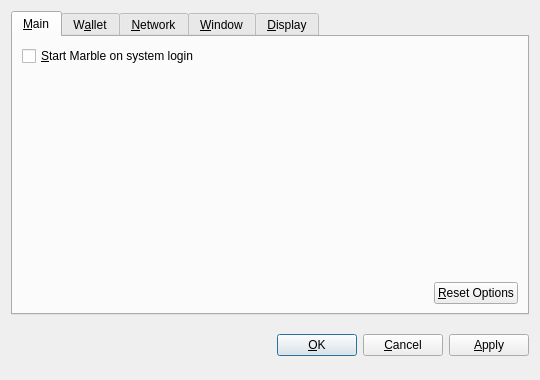
<?xml version="1.0" encoding="UTF-8"?>
<ui version="4.0">
 <class>OptionsDialog</class>
 <widget class="QDialog" name="OptionsDialog">
  <property name="geometry">
   <rect>
    <x>0</x>
    <y>0</y>
    <width>540</width>
    <height>380</height>
   </rect>
  </property>
  <property name="windowTitle">
   <string>Options</string>
  </property>
  <property name="modal">
   <bool>true</bool>
  </property>
  <layout class="QVBoxLayout" name="verticalLayout">
   <item>
    <widget class="QTabWidget" name="tabWidget">
     <property name="tabPosition">
      <enum>QTabWidget::North</enum>
     </property>
     <property name="currentIndex">
      <number>0</number>
     </property>
     <widget class="QWidget" name="tabMain">
      <attribute name="title">
       <string>&amp;Main</string>
      </attribute>
      <layout class="QVBoxLayout" name="verticalLayout_Main">
       <item>
        <widget class="QCheckBox" name="bitcoinAtStartup">
         <property name="toolTip">
          <string>Automatically start Marble after logging in to the system.</string>
         </property>
         <property name="text">
          <string>&amp;Start Marble on system login</string>
         </property>
        </widget>
       </item>
       <item>
        <spacer name="verticalSpacer_Main">
         <property name="orientation">
          <enum>Qt::Vertical</enum>
         </property>
         <property name="sizeHint" stdset="0">
          <size>
           <width>20</width>
           <height>40</height>
          </size>
         </property>
        </spacer>
       </item>
       <item>
        <layout class="QHBoxLayout" name="horizontalLayout_2_Main">
         <item>
          <spacer name="horizontalSpacer_2_Main">
           <property name="orientation">
            <enum>Qt::Horizontal</enum>
           </property>
           <property name="sizeHint" stdset="0">
            <size>
             <width>40</width>
             <height>20</height>
            </size>
           </property>
          </spacer>
         </item>
         <item>
          <widget class="QPushButton" name="resetButton">
           <property name="toolTip">
            <string>Reset all client options to default.</string>
           </property>
           <property name="text">
            <string>&amp;Reset Options</string>
           </property>
           <property name="autoDefault">
            <bool>false</bool>
           </property>
          </widget>
         </item>
        </layout>
       </item>
      </layout>
     </widget>
     <widget class="QWidget" name="tabWallet">
      <attribute name="title">
       <string>W&amp;allet</string>
      </attribute>
      <layout class="QVBoxLayout" name="verticalLayout_Network">
       <item>
        <widget class="QLabel" name="transactionFeeInfoLabel">
         <property name="text">
          <string>Optional transaction fee per kB that helps make sure your transactions are processed quickly. Most transactions are 1 kB.</string>
         </property>
         <property name="textFormat">
          <enum>Qt::PlainText</enum>
         </property>
         <property name="wordWrap">
          <bool>true</bool>
         </property>
        </widget>
       </item>
       <item>
        <layout class="QHBoxLayout" name="horizontalLayout_1_Main">
         <item>
          <widget class="QLabel" name="transactionFeeLabel">
           <property name="text">
            <string>Pay transaction &amp;fee</string>
           </property>
           <property name="textFormat">
            <enum>Qt::PlainText</enum>
           </property>
           <property name="buddy">
            <cstring>transactionFee</cstring>
           </property>
          </widget>
         </item>
         <item>
          <widget class="BitcoinAmountField" name="transactionFee"/>
         </item>
         <item>
          <spacer name="horizontalSpacer_1_Main">
           <property name="orientation">
            <enum>Qt::Horizontal</enum>
           </property>
           <property name="sizeHint" stdset="0">
            <size>
             <width>40</width>
             <height>20</height>
            </size>
           </property>
          </spacer>
         </item>
        </layout>
       </item>
       <item>
        <widget class="QLabel" name="label">
         <property name="text">
          <string>If you disable the spending of unconfirmed change, the change from a transaction cannot be used until that transaction has at least one confirmation. This also affects how your balance is computed.</string>
         </property>
         <property name="wordWrap">
          <bool>true</bool>
         </property>
        </widget>
       </item>
       <item>
        <widget class="QCheckBox" name="spendZeroConfChange">
         <property name="text">
          <string>Spend unconfirmed change  (experts only)</string>
         </property>
        </widget>
       </item>
       <item>
        <spacer name="verticalSpacer">
         <property name="orientation">
          <enum>Qt::Vertical</enum>
         </property>
         <property name="sizeHint" stdset="0">
          <size>
           <width>20</width>
           <height>40</height>
          </size>
         </property>
        </spacer>
       </item>
      </layout>
     </widget>
     <widget class="QWidget" name="tabNetwork">
      <attribute name="title">
       <string>&amp;Network</string>
      </attribute>
      <layout class="QVBoxLayout" name="verticalLayout_Network">
       <item>
        <widget class="QCheckBox" name="mapPortUpnp">
         <property name="toolTip">
          <string>Automatically open the Marble client port on the router. This only works when your router supports UPnP and it is enabled.</string>
         </property>
         <property name="text">
          <string>Map port using &amp;UPnP</string>
         </property>
        </widget>
       </item>
       <item>
        <widget class="QCheckBox" name="connectSocks">
         <property name="toolTip">
          <string>Connect to the Marble network through a SOCKS proxy (e.g. when connecting through Tor).</string>
         </property>
         <property name="text">
          <string>&amp;Connect through SOCKS proxy:</string>
         </property>
        </widget>
       </item>
       <item>
        <layout class="QHBoxLayout" name="horizontalLayout_Network">
         <item>
          <widget class="QLabel" name="proxyIpLabel">
           <property name="text">
            <string>Proxy &amp;IP:</string>
           </property>
           <property name="textFormat">
            <enum>Qt::PlainText</enum>
           </property>
           <property name="buddy">
            <cstring>proxyIp</cstring>
           </property>
          </widget>
         </item>
         <item>
          <widget class="QValidatedLineEdit" name="proxyIp">
           <property name="maximumSize">
            <size>
             <width>140</width>
             <height>16777215</height>
            </size>
           </property>
           <property name="toolTip">
            <string>IP address of the proxy (e.g. 127.0.0.1)</string>
           </property>
          </widget>
         </item>
         <item>
          <widget class="QLabel" name="proxyPortLabel">
           <property name="text">
            <string>&amp;Port:</string>
           </property>
           <property name="textFormat">
            <enum>Qt::PlainText</enum>
           </property>
           <property name="buddy">
            <cstring>proxyPort</cstring>
           </property>
          </widget>
         </item>
         <item>
          <widget class="QLineEdit" name="proxyPort">
           <property name="maximumSize">
            <size>
             <width>55</width>
             <height>16777215</height>
            </size>
           </property>
           <property name="toolTip">
            <string>Port of the proxy (e.g. 9050)</string>
           </property>
          </widget>
         </item>
         <item>
          <widget class="QLabel" name="socksVersionLabel">
           <property name="text">
            <string>SOCKS &amp;Version:</string>
           </property>
           <property name="textFormat">
            <enum>Qt::PlainText</enum>
           </property>
           <property name="buddy">
            <cstring>socksVersion</cstring>
           </property>
          </widget>
         </item>
         <item>
          <widget class="QValueComboBox" name="socksVersion">
           <property name="toolTip">
            <string>SOCKS version of the proxy (e.g. 5)</string>
           </property>
          </widget>
         </item>
         <item>
          <spacer name="horizontalSpacer_Network">
           <property name="orientation">
            <enum>Qt::Horizontal</enum>
           </property>
           <property name="sizeHint" stdset="0">
            <size>
             <width>40</width>
             <height>20</height>
            </size>
           </property>
          </spacer>
         </item>
        </layout>
       </item>
       <item>
        <spacer name="verticalSpacer_Network">
         <property name="orientation">
          <enum>Qt::Vertical</enum>
         </property>
         <property name="sizeHint" stdset="0">
          <size>
           <width>20</width>
           <height>40</height>
          </size>
         </property>
        </spacer>
       </item>
      </layout>
     </widget>
     <widget class="QWidget" name="tabWindow">
      <attribute name="title">
       <string>&amp;Window</string>
      </attribute>
      <layout class="QVBoxLayout" name="verticalLayout_Window">
       <item>
        <widget class="QCheckBox" name="minimizeToTray">
         <property name="toolTip">
          <string>Show only a tray icon after minimizing the window.</string>
         </property>
         <property name="text">
          <string>&amp;Minimize to the tray instead of the taskbar</string>
         </property>
        </widget>
       </item>
       <item>
        <widget class="QCheckBox" name="minimizeOnClose">
         <property name="toolTip">
          <string>Minimize instead of exit the application when the window is closed. When this option is enabled, the application will be closed only after selecting Quit in the menu.</string>
         </property>
         <property name="text">
          <string>M&amp;inimize on close</string>
         </property>
        </widget>
       </item>
       <item>
        <spacer name="verticalSpacer_Window">
         <property name="orientation">
          <enum>Qt::Vertical</enum>
         </property>
         <property name="sizeHint" stdset="0">
          <size>
           <width>20</width>
           <height>40</height>
          </size>
         </property>
        </spacer>
       </item>
      </layout>
     </widget>
     <widget class="QWidget" name="tabDisplay">
      <attribute name="title">
       <string>&amp;Display</string>
      </attribute>
      <layout class="QVBoxLayout" name="verticalLayout_Display">
       <item>
        <layout class="QHBoxLayout" name="horizontalLayout_1_Display">
         <item>
          <widget class="QLabel" name="langLabel">
           <property name="text">
            <string>User Interface &amp;language:</string>
           </property>
           <property name="textFormat">
            <enum>Qt::PlainText</enum>
           </property>
           <property name="buddy">
            <cstring>lang</cstring>
           </property>
          </widget>
         </item>
         <item>
          <widget class="QValueComboBox" name="lang">
           <property name="toolTip">
            <string>The user interface language can be set here. This setting will take effect after restarting Marble.</string>
           </property>
          </widget>
         </item>
        </layout>
       </item>
       <item>
        <layout class="QHBoxLayout" name="horizontalLayout_2_Display">
         <item>
          <widget class="QLabel" name="unitLabel">
           <property name="text">
            <string>&amp;Unit to show amounts in:</string>
           </property>
           <property name="textFormat">
            <enum>Qt::PlainText</enum>
           </property>
           <property name="buddy">
            <cstring>unit</cstring>
           </property>
          </widget>
         </item>
         <item>
          <widget class="QValueComboBox" name="unit">
           <property name="toolTip">
            <string>Choose the default subdivision unit to show in the interface and when sending coins.</string>
           </property>
          </widget>
         </item>
        </layout>
       </item>
       <item>
        <widget class="QCheckBox" name="displayAddresses">
         <property name="toolTip">
          <string>Whether to show Marble addresses in the transaction list or not.</string>
         </property>
         <property name="text">
          <string>&amp;Display addresses in transaction list</string>
         </property>
        </widget>
       </item>
       <item>
        <widget class="QCheckBox" name="coinControlFeatures">
         <property name="toolTip">
          <string>Whether to show coin control features or not.</string>
         </property>
         <property name="text">
          <string>Display coin &amp;control features (experts only!)</string>
         </property>
        </widget>
       </item>
       <item>
        <spacer name="verticalSpacer_Display">
         <property name="orientation">
          <enum>Qt::Vertical</enum>
         </property>
         <property name="sizeHint" stdset="0">
          <size>
           <width>20</width>
           <height>40</height>
          </size>
         </property>
        </spacer>
       </item>
      </layout>
     </widget>
    </widget>
   </item>
   <item>
    <layout class="QHBoxLayout" name="horizontalLayout_Buttons">
     <item>
      <spacer name="horizontalSpacer_1">
       <property name="orientation">
        <enum>Qt::Horizontal</enum>
       </property>
       <property name="sizeHint" stdset="0">
        <size>
         <width>40</width>
         <height>48</height>
        </size>
       </property>
      </spacer>
     </item>
     <item>
      <widget class="QLabel" name="statusLabel">
       <property name="font">
        <font>
         <weight>75</weight>
         <bold>true</bold>
        </font>
       </property>
       <property name="text">
        <string/>
       </property>
       <property name="textFormat">
        <enum>Qt::PlainText</enum>
       </property>
       <property name="wordWrap">
        <bool>true</bool>
       </property>
      </widget>
     </item>
     <item>
      <spacer name="horizontalSpacer_2">
       <property name="orientation">
        <enum>Qt::Horizontal</enum>
       </property>
       <property name="sizeHint" stdset="0">
        <size>
         <width>40</width>
         <height>48</height>
        </size>
       </property>
      </spacer>
     </item>
     <item>
      <widget class="QPushButton" name="okButton">
       <property name="text">
        <string>&amp;OK</string>
       </property>
      </widget>
     </item>
     <item>
      <widget class="QPushButton" name="cancelButton">
       <property name="text">
        <string>&amp;Cancel</string>
       </property>
       <property name="autoDefault">
        <bool>false</bool>
       </property>
      </widget>
     </item>
     <item>
      <widget class="QPushButton" name="applyButton">
       <property name="text">
        <string>&amp;Apply</string>
       </property>
       <property name="autoDefault">
        <bool>false</bool>
       </property>
      </widget>
     </item>
    </layout>
   </item>
  </layout>
 </widget>
 <customwidgets>
  <customwidget>
   <class>BitcoinAmountField</class>
   <extends>QSpinBox</extends>
   <header>bitcoinamountfield.h</header>
  </customwidget>
  <customwidget>
   <class>QValueComboBox</class>
   <extends>QComboBox</extends>
   <header>qvaluecombobox.h</header>
  </customwidget>
  <customwidget>
   <class>QValidatedLineEdit</class>
   <extends>QLineEdit</extends>
   <header>qvalidatedlineedit.h</header>
  </customwidget>
 </customwidgets>
 <resources/>
 <connections/>
</ui>
